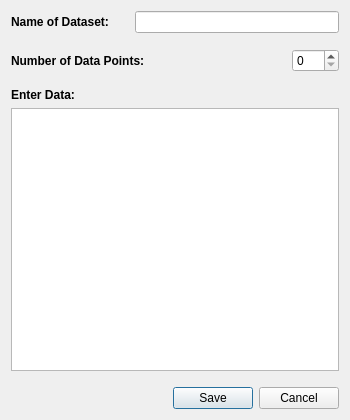
<?xml version="1.0" encoding="UTF-8"?>
<ui version="4.0">
 <class>CreateWindow</class>
 <widget class="QDialog" name="CreateWindow">
  <property name="geometry">
   <rect>
    <x>0</x>
    <y>0</y>
    <width>350</width>
    <height>420</height>
   </rect>
  </property>
  <property name="sizePolicy">
   <sizepolicy hsizetype="MinimumExpanding" vsizetype="MinimumExpanding">
    <horstretch>0</horstretch>
    <verstretch>0</verstretch>
   </sizepolicy>
  </property>
  <property name="minimumSize">
   <size>
    <width>350</width>
    <height>420</height>
   </size>
  </property>
  <property name="windowTitle">
   <string>Dialog</string>
  </property>
  <layout class="QVBoxLayout" name="verticalLayout_3">
   <item>
    <layout class="QVBoxLayout" name="verticalLayout_2">
     <item>
      <layout class="QVBoxLayout" name="verticalLayout">
       <item>
        <layout class="QHBoxLayout" name="horizontalLayout">
         <item>
          <widget class="QLabel" name="label_3">
           <property name="font">
            <font>
             <bold>true</bold>
            </font>
           </property>
           <property name="text">
            <string>Name of Dataset:</string>
           </property>
          </widget>
         </item>
         <item>
          <spacer name="horizontalSpacer">
           <property name="orientation">
            <enum>Qt::Horizontal</enum>
           </property>
           <property name="sizeType">
            <enum>QSizePolicy::Fixed</enum>
           </property>
           <property name="sizeHint" stdset="0">
            <size>
             <width>20</width>
             <height>20</height>
            </size>
           </property>
          </spacer>
         </item>
         <item>
          <widget class="QLineEdit" name="name_lineEdit">
           <property name="sizePolicy">
            <sizepolicy hsizetype="MinimumExpanding" vsizetype="Fixed">
             <horstretch>0</horstretch>
             <verstretch>0</verstretch>
            </sizepolicy>
           </property>
           <property name="minimumSize">
            <size>
             <width>100</width>
             <height>22</height>
            </size>
           </property>
          </widget>
         </item>
        </layout>
       </item>
       <item>
        <spacer name="verticalSpacer">
         <property name="orientation">
          <enum>Qt::Vertical</enum>
         </property>
         <property name="sizeType">
          <enum>QSizePolicy::Fixed</enum>
         </property>
         <property name="sizeHint" stdset="0">
          <size>
           <width>20</width>
           <height>10</height>
          </size>
         </property>
        </spacer>
       </item>
       <item>
        <layout class="QHBoxLayout" name="horizontalLayout_2">
         <item>
          <widget class="QLabel" name="label_2">
           <property name="sizePolicy">
            <sizepolicy hsizetype="Fixed" vsizetype="Preferred">
             <horstretch>0</horstretch>
             <verstretch>0</verstretch>
            </sizepolicy>
           </property>
           <property name="minimumSize">
            <size>
             <width>100</width>
             <height>0</height>
            </size>
           </property>
           <property name="font">
            <font>
             <bold>true</bold>
            </font>
           </property>
           <property name="text">
            <string>Number of Data Points:</string>
           </property>
          </widget>
         </item>
         <item>
          <spacer name="horizontalSpacer_2">
           <property name="orientation">
            <enum>Qt::Horizontal</enum>
           </property>
           <property name="sizeType">
            <enum>QSizePolicy::MinimumExpanding</enum>
           </property>
           <property name="sizeHint" stdset="0">
            <size>
             <width>20</width>
             <height>20</height>
            </size>
           </property>
          </spacer>
         </item>
         <item>
          <widget class="QSpinBox" name="row_spinBox">
           <property name="sizePolicy">
            <sizepolicy hsizetype="Fixed" vsizetype="Fixed">
             <horstretch>0</horstretch>
             <verstretch>0</verstretch>
            </sizepolicy>
           </property>
           <property name="minimum">
            <number>0</number>
           </property>
           <property name="maximum">
            <number>500</number>
           </property>
          </widget>
         </item>
        </layout>
       </item>
       <item>
        <spacer name="verticalSpacer_2">
         <property name="orientation">
          <enum>Qt::Vertical</enum>
         </property>
         <property name="sizeType">
          <enum>QSizePolicy::Fixed</enum>
         </property>
         <property name="sizeHint" stdset="0">
          <size>
           <width>20</width>
           <height>10</height>
          </size>
         </property>
        </spacer>
       </item>
       <item>
        <widget class="QLabel" name="label">
         <property name="font">
          <font>
           <bold>true</bold>
          </font>
         </property>
         <property name="text">
          <string>Enter Data:</string>
         </property>
        </widget>
       </item>
       <item>
        <widget class="QTableWidget" name="input_tableWidget">
         <property name="sizePolicy">
          <sizepolicy hsizetype="MinimumExpanding" vsizetype="MinimumExpanding">
           <horstretch>0</horstretch>
           <verstretch>0</verstretch>
          </sizepolicy>
         </property>
         <property name="minimumSize">
          <size>
           <width>100</width>
           <height>100</height>
          </size>
         </property>
        </widget>
       </item>
      </layout>
     </item>
     <item>
      <spacer name="verticalSpacer_3">
       <property name="orientation">
        <enum>Qt::Vertical</enum>
       </property>
       <property name="sizeType">
        <enum>QSizePolicy::Fixed</enum>
       </property>
       <property name="sizeHint" stdset="0">
        <size>
         <width>20</width>
         <height>10</height>
        </size>
       </property>
      </spacer>
     </item>
     <item>
      <layout class="QHBoxLayout" name="horizontalLayout_3">
       <item>
        <spacer name="horizontalSpacer_3">
         <property name="orientation">
          <enum>Qt::Horizontal</enum>
         </property>
         <property name="sizeHint" stdset="0">
          <size>
           <width>40</width>
           <height>20</height>
          </size>
         </property>
        </spacer>
       </item>
       <item>
        <widget class="QPushButton" name="save_pushButton">
         <property name="text">
          <string>Save</string>
         </property>
        </widget>
       </item>
       <item>
        <widget class="QPushButton" name="cancel_pushButton">
         <property name="text">
          <string>Cancel</string>
         </property>
        </widget>
       </item>
      </layout>
     </item>
    </layout>
   </item>
  </layout>
 </widget>
 <resources/>
 <connections/>
</ui>
